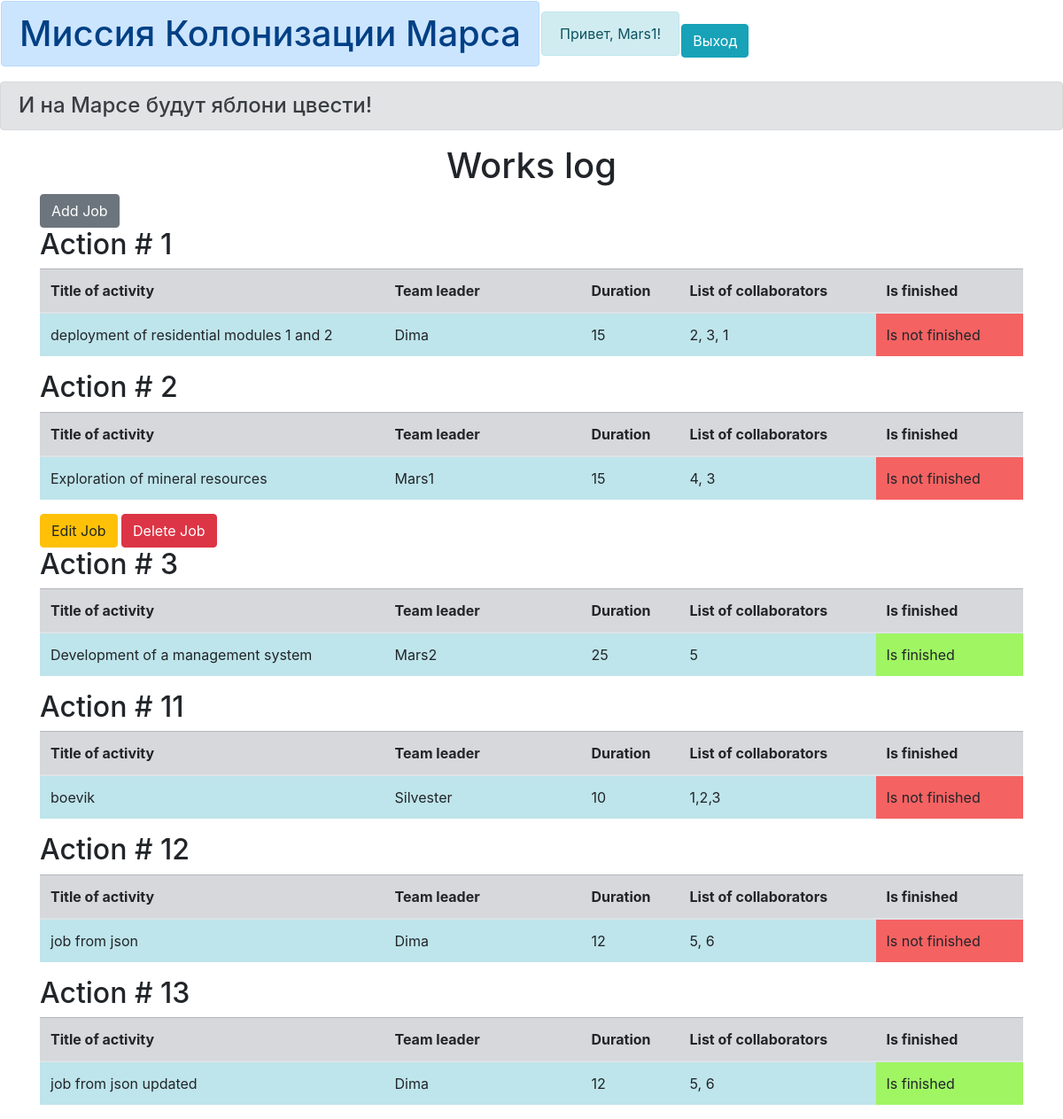
The app's page /jobs_table (signed in) with its own data.
### data/users.py (models this page shows, shortened)
class User(SqlAlchemyBase, UserMixin, SerializerMixin):
    __tablename__ = 'users'
    id = sqlalchemy.Column(sqlalchemy.Integer,
                           primary_key=True, autoincrement=True)
    surname = sqlalchemy.Column(sqlalchemy.String, nullable=True)
    name = sqlalchemy.Column(sqlalchemy.String, nullable=True)
    age = sqlalchemy.Column(sqlalchemy.Integer, nullable=True)
    position = sqlalchemy.Column(sqlalchemy.String, nullable=True)
    speciality = sqlalchemy.Column(sqlalchemy.String, nullable=True)
    address = sqlalchemy.Column(sqlalchemy.String, nullable=True)
    email = sqlalchemy.Column(
        sqlalchemy.String, unique=True, index=True, nullable=True)
    hashed_password = sqlalchemy.Column(sqlalchemy.String, nullable=True)
    modified_date = sqlalchemy.Column(sqlalchemy.DateTime,
                                      default=datetime.datetime.now)
    jobs = orm.relation("Jobs", back_populates='user')
    departments = orm.relation("Department", back_populates='user')

### data/jobs.py (models this page shows, shortened)
class Jobs(SqlAlchemyBase, SerializerMixin):
    __tablename__ = 'Jobs'
    id = sqlalchemy.Column(sqlalchemy.Integer,
                           primary_key=True, autoincrement=True)
    team_leader = sqlalchemy.Column(sqlalchemy.Integer, sqlalchemy.ForeignKey("users.id"), nullable=True)
    job = sqlalchemy.Column(sqlalchemy.String, nullable=True)
    work_size = sqlalchemy.Column(sqlalchemy.Integer, nullable=True)
    collaborators = sqlalchemy.Column(sqlalchemy.String, nullable=True)
    start_date = sqlalchemy.Column(sqlalchemy.DateTime,
                                   default=datetime.datetime.now)
    end_date = sqlalchemy.Column(sqlalchemy.DateTime)
    is_finished = sqlalchemy.Column(sqlalchemy.BOOLEAN, nullable=True)
    user = orm.relation('User')

### main.py (the view)
@app.route("/jobs_table")
@login_required
def jobs_table():
    session = db_session.create_session()
    j = session.query(Jobs).all()
    return render_template("jobs_table.html", jobs=j, title="Журнал работ")

### data/db_session.py (called while the page is built)
def create_session() -> Session:
    global __factory
    return __factory()

### main.py (called while the page is built)
@login_manager.user_loader
def load_user(user_id):
    session = db_session.create_session()
    return session.query(User).get(user_id)

### templates/jobs_table.html
{% extends "base.html" %}
{% block content %}
<h1 align="center">Works log</h1>
{% if current_user.is_authenticated %}
<a href="/addjob" class="btn btn-secondary">Add Job</a>
{% endif %}
{% for job in jobs%}
<div>
    <h2>Action # {{job.id}}</h2>
    {% if job.is_finished == False %}
    {% set color = '#f56262' %}
    {% set ready = 'Is not finished' %}
    {% else %}
    {%set color = '#9ff562'%}
    {% set ready = 'Is finished' %}
    {% endif %}
    <div>
        <table class="table table-hover">
            <thead class="table-secondary">
                <tr>
                    <th>Title of activity</th>
                    <th>Team leader</th>
                    <th>Duration</th>
                    <th>List of collaborators</th>
                    <th>Is finished</th>
                </tr>
            </thead>
            <tr>
                <td class="table-info">{{job.job}}</td>
                <td class="table-info" style="width: 20%;">{{job.user.name}}</td>
                <td class="table-info" style="width: 10%;">{{job.work_size}}</td>
                <td class="table-info" style="width: 20%;">{{job.collaborators}}</td>
                <td bgcolor="{{ color }}" style="width: 15%;">{{ ready }}</td>
            </tr>
        </table>
        {% if current_user.is_authenticated and (current_user == job.user or current_user.id == 1) %}
        <div>
            <a href="/editjob/{{ job.id }}" class="btn btn-warning">Edit Job</a>
            <a href="/job_delete/{{ job.id }}" class="btn btn-danger">Delete Job</a>
        </div>
        {% endif %}
    </div>
</div>
{% endfor %}
{% endblock %}

### templates/base.html (shortened to what this page needs)
<!doctype html>
<html lang="en">
<head>
    <link rel="stylesheet" type="text/css" href="{{url_for('static', filename='css/style.css')}}"/>
    <link rel="stylesheet" href="https://stackpath.bootstrapcdn.com/bootstrap/4.4.1/css/bootstrap.min.css"
>
</head>
<body>
<table><tr><td><h1 class="alert alert-primary">Миссия Колонизации Марса</h1></td>
<td><div class="alert alert-info">
   <a>Привет, {{ current_user.name }}!</a>
  </div></td>
<td>
    {% if current_user.is_authenticated %}
<a class="btn btn-info" href="/logout">Выход</a>
{% else %}
<p>
    <a class="btn btn-primary" href="/register">Зарегистрироваться</a>
    <a class="btn btn-success" href="{{ url_for('login') }}">Войти</a>
</p>
{% endif %}
</td>
</tr>
</table>
<h4 class="alert alert-secondary">И на Марсе будут яблони цвести!</h4>
<main role="main" class="container">
    {% block content %}{% endblock %}
</main>
</html>

### static/css/style.css (style rules this page uses)
h4 { padding-left: 20px; color : gray; }

### records on screen
User: name "Mars1"
Jobs: id "1", job "deployment of residential modules 1 and 2", user.name "Dima", work_size "15", collaborators "2, 3, 1", ready "Is not finished"
Jobs: id "2", job "Exploration of mineral resources", user.name "Mars1", work_size "15", collaborators "4, 3", ready "Is not finished"
Jobs: id "3", job "Development of a management system", user.name "Mars2", work_size "25", collaborators "5", ready "Is finished"
Jobs: id "11", job "boevik", user.name "Silvester", work_size "10", collaborators "1,2,3", ready "Is not finished"
Jobs: id "12", job "job from json", user.name "Dima", work_size "12", collaborators "5, 6", ready "Is not finished"
Jobs: id "13", job "job from json updated", user.name "Dima", work_size "12", collaborators "5, 6", ready "Is finished"
